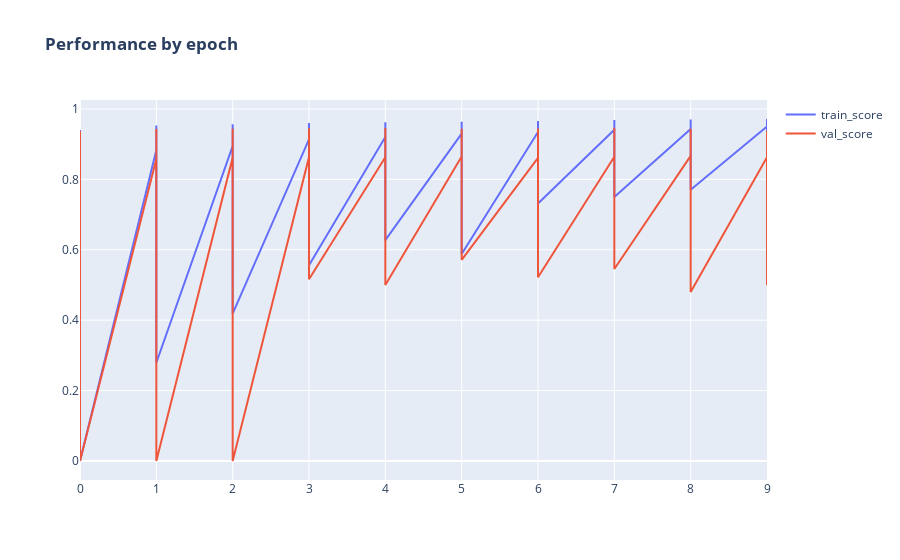

The code cell stored with this chart in its notebook:
### Code cell
data=[]
for score in ["train_score", "val_score"]:
    
    trace=go.Scatter(
                x=df_scores.epoch,
                y=df_scores[score],
                mode='lines',
                marker=dict(
                size=5
                ),
            name=score,

            )
    data.append(trace)
    
figure=go.Figure(
    data=data,
    layout=go.Layout(
        title=f"<b>Performance by epoch",
    
    ))
iplot(figure)

### Figure 1 — Plotly figure (JSON) as saved in the notebook; plotly's stock layout.template omitted (floating-point values rounded to 4 significant figures)
{"data": [{"marker": {"size": 5}, "mode": "lines", "name": "train_score", "type": "scatter", "x": [0, 0, 0, 0, 1, 1, 1, 1, 2, 2, 2, 2, 3, 3, 3, 3, 4, 4, 4, 4, 5, 5, 5, 5, 6, 6, 6, 6, 7, 7, 7, 7, 8, 8, 8, 8, 9, 9, 9, 9], "y": [0.8529, 0.9403, 0.8698, 0, 0.883, 0.9527, 0.8998, 0.2791, 0.8944, 0.9566, 0.9107, 0.4188, 0.9138, 0.9602, 0.9252, 0.5559, 0.9205, 0.962, 0.9396, 0.6272, 0.9297, 0.9636, 0.9443, 0.5878, 0.9345, 0.9655, 0.9454, 0.7315, 0.9407, 0.9687, 0.9542, 0.75, 0.9427, 0.9702, 0.9641, 0.7704, 0.95, 0.9714, 0.9672, 0.7601]}, {"marker": {"size": 5}, "mode": "lines", "name": "val_score", "type": "scatter", "x": [0, 0, 0, 0, 1, 1, 1, 1, 2, 2, 2, 2, 3, 3, 3, 3, 4, 4, 4, 4, 5, 5, 5, 5, 6, 6, 6, 6, 7, 7, 7, 7, 8, 8, 8, 8, 9, 9, 9, 9], "y": [0.8452, 0.9374, 0.8626, 0, 0.858, 0.9434, 0.8717, 0, 0.8618, 0.944, 0.8709, 0, 0.8633, 0.9448, 0.8735, 0.5161, 0.8627, 0.9462, 0.8821, 0.5, 0.8649, 0.9437, 0.8783, 0.5714, 0.8608, 0.9442, 0.8648, 0.5217, 0.8642, 0.9467, 0.8711, 0.5455, 0.8666, 0.9438, 0.8814, 0.48, 0.8627, 0.9389, 0.8825, 0.5]}], "layout": {"title": {"text": "<b>Performance by epoch"}}}
